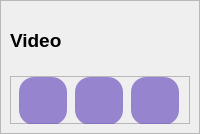
            <widget class="QWidget" name="video">
             <layout class="QVBoxLayout" name="verticalLayout_3">
              <property name="spacing">
               <number>0</number>
              </property>
              <property name="leftMargin">
               <number>0</number>
              </property>
              <property name="topMargin">
               <number>0</number>
              </property>
              <property name="rightMargin">
               <number>0</number>
              </property>
              <property name="bottomMargin">
               <number>0</number>
              </property>
              <item>
               <widget class="QFrame" name="video_frame">
                <property name="frameShape">
                 <enum>QFrame::StyledPanel</enum>
                </property>
                <property name="frameShadow">
                 <enum>QFrame::Raised</enum>
                </property>
                <layout class="QVBoxLayout" name="verticalLayout_8">
                 <item>
                  <widget class="QLabel" name="video_label">
                   <property name="sizePolicy">
                    <sizepolicy hsizetype="Expanding" vsizetype="Expanding">
                     <horstretch>0</horstretch>
                     <verstretch>0</verstretch>
                    </sizepolicy>
                   </property>
                   <property name="minimumSize">
                    <size>
                     <width>0</width>
                     <height>60</height>
                    </size>
                   </property>
                   <property name="maximumSize">
                    <size>
                     <width>16777215</width>
                     <height>16777215</height>
                    </size>
                   </property>
                   <property name="font">
                    <font>
                     <family>SansSerif</family>
                     <pointsize>14</pointsize>
                     <weight>75</weight>
                     <bold>true</bold>
                    </font>
                   </property>
                   <property name="text">
                    <string>Video</string>
                   </property>
                  </widget>
                 </item>
                 <item>
                  <widget class="QFrame" name="video_btn_frame">
                   <property name="sizePolicy">
                    <sizepolicy hsizetype="Preferred" vsizetype="Fixed">
                     <horstretch>0</horstretch>
                     <verstretch>0</verstretch>
                    </sizepolicy>
                   </property>
                   <property name="minimumSize">
                    <size>
                     <width>0</width>
                     <height>48</height>
                    </size>
                   </property>
                   <property name="maximumSize">
                    <size>
                     <width>16777215</width>
                     <height>48</height>
                    </size>
                   </property>
                   <property name="frameShape">
                    <enum>QFrame::StyledPanel</enum>
                   </property>
                   <property name="frameShadow">
                    <enum>QFrame::Raised</enum>
                   </property>
                   <layout class="QHBoxLayout" name="horizontalLayout_11">
                    <property name="spacing">
                     <number>0</number>
                    </property>
                    <property name="leftMargin">
                     <number>0</number>
                    </property>
                    <property name="topMargin">
                     <number>0</number>
                    </property>
                    <property name="rightMargin">
                     <number>0</number>
                    </property>
                    <property name="bottomMargin">
                     <number>0</number>
                    </property>
                    <item>
                     <widget class="QPushButton" name="camera_btn">
                      <property name="minimumSize">
                       <size>
                        <width>48</width>
                        <height>48</height>
                       </size>
                      </property>
                      <property name="maximumSize">
                       <size>
                        <width>48</width>
                        <height>48</height>
                       </size>
                      </property>
                      <property name="styleSheet">
                       <string notr="true">QPushButton{
border-radius:15;
background-color:rgba(115, 89, 195, 181)
}
QPushButton:hover{
background-color:rgba(115, 89, 195, 120)
}</string>
                      </property>
                      <property name="text">
                       <string/>
                      </property>
                      <property name="icon">
                       <iconset resource="asserts/icon/icon.qrc">
                        <normaloff>:/icon/camera.svg</normaloff>:/icon/camera.svg</iconset>
                      </property>
                      <property name="iconSize">
                       <size>
                        <width>32</width>
                        <height>32</height>
                       </size>
                      </property>
                     </widget>
                    </item>
                    <item>
                     <widget class="QPushButton" name="pause_video_btn">
                      <property name="minimumSize">
                       <size>
                        <width>48</width>
                        <height>48</height>
                       </size>
                      </property>
                      <property name="maximumSize">
                       <size>
                        <width>48</width>
                        <height>48</height>
                       </size>
                      </property>
                      <property name="styleSheet">
                       <string notr="true">QPushButton{
border-radius:15;
background-color:rgba(115, 89, 195, 181)
}
QPushButton:hover{
background-color:rgba(115, 89, 195, 120)
}</string>
                      </property>
                      <property name="text">
                       <string/>
                      </property>
                      <property name="icon">
                       <iconset resource="asserts/icon/icon.qrc">
                        <normaloff>:/icon/pause.svg</normaloff>:/icon/pause.svg</iconset>
                      </property>
                      <property name="iconSize">
                       <size>
                        <width>32</width>
                        <height>32</height>
                       </size>
                      </property>
                     </widget>
                    </item>
                    <item>
                     <widget class="QPushButton" name="stop_video_btn">
                      <property name="minimumSize">
                       <size>
                        <width>48</width>
                        <height>48</height>
                       </size>
                      </property>
                      <property name="maximumSize">
                       <size>
                        <width>48</width>
                        <height>48</height>
                       </size>
                      </property>
                      <property name="styleSheet">
                       <string notr="true">QPushButton{
border-radius:15;
background-color:rgba(115, 89, 195, 181)
}
QPushButton:hover{
background-color:rgba(115, 89, 195, 120)
}</string>
                      </property>
                      <property name="text">
                       <string/>
                      </property>
                      <property name="icon">
                       <iconset resource="asserts/icon/icon.qrc">
                        <normaloff>:/icon/stop circle.svg</normaloff>:/icon/stop circle.svg</iconset>
                      </property>
                      <property name="iconSize">
                       <size>
                        <width>32</width>
                        <height>32</height>
                       </size>
                      </property>
                     </widget>
                    </item>
                   </layout>
                  </widget>
                 </item>
                </layout>
               </widget>
              </item>
             </layout>
            </widget>
